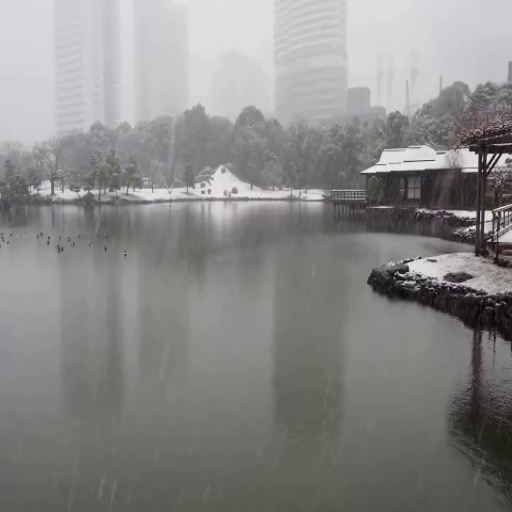
#> input picture Feature-Based-Approach/Feature-Based-Experiments/image 2/000002 copy.jpg, 512 x 512 px
$ jupyter execute Image_Stitching_2.ipynb   (shell and % lines are left out)
#> lines starting #> are read from the running program, lines starting #| are printed output that depends on the picture
[cell 1]
from random import randrange
import matplotlib.pyplot as plt
import numpy as np
import cv2
figsize = (10, 10)

[cell 2]
'''
rgb_l = cv2.cvtColor(cv2.imread('/content/drive/MyDrive/left.jpg'), cv2.COLOR_BGR2RGB)
gray_l = cv2.cvtColor(rgb_l, cv2.COLOR_RGB2GRAY)
rgb_r = cv2.cvtColor(cv2.imread("/content/drive/MyDrive/right.jpg"), cv2.COLOR_BGR2RGB)
gray_r = cv2.cvtColor(rgb_r, cv2.COLOR_RGB2GRAY)
'''


rgb_l = cv2.cvtColor(cv2.imread('000002 copy.jpg'), cv2.COLOR_BGR2RGB)
gray_l = cv2.cvtColor(rgb_l, cv2.COLOR_RGB2GRAY)
rgb_r = cv2.cvtColor(cv2.imread("000002 copy 2.jpg"), cv2.COLOR_BGR2RGB)
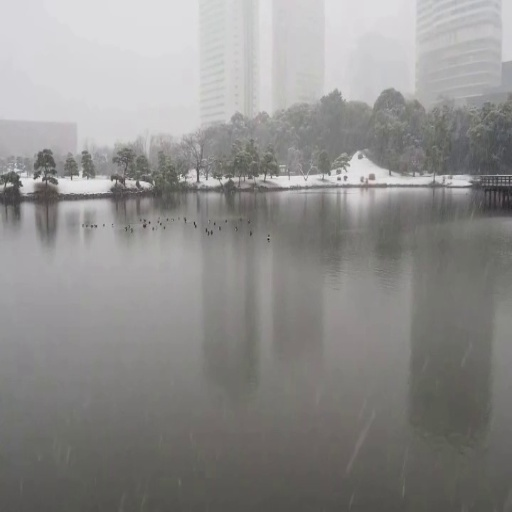
#> input picture Feature-Based-Approach/Feature-Based-Experiments/image 2/000002 copy 2.jpg, 512 x 512 px
gray_r = cv2.cvtColor(rgb_r, cv2.COLOR_RGB2GRAY)

[cell 3]
# use orb if sift is not installed
#feature_extractor = cv2.SIFT_create()
feature_extractor = cv2.xfeatures2d.SIFT_create()
# find the keypoints and descriptors with chosen feature_extractor
kp_l, desc_l = feature_extractor.detectAndCompute(gray_l, None)
#> kp_l = 604 keypoints; strongest (x, y, size): (489, 156, 3.7), (490, 240, 1.9), (469, 161, 13.7), (474, 227, 3)
kp_r, desc_r = feature_extractor.detectAndCompute(gray_r, None)
#> kp_r = 361 keypoints; strongest (x, y, size): (28, 184, 11.6), (9, 184, 3.5), (144, 184, 5), (345, 177, 2.6)

test = cv2.drawKeypoints(rgb_l, kp_l, None, flags=cv2.DRAW_MATCHES_FLAGS_DRAW_RICH_KEYPOINTS)
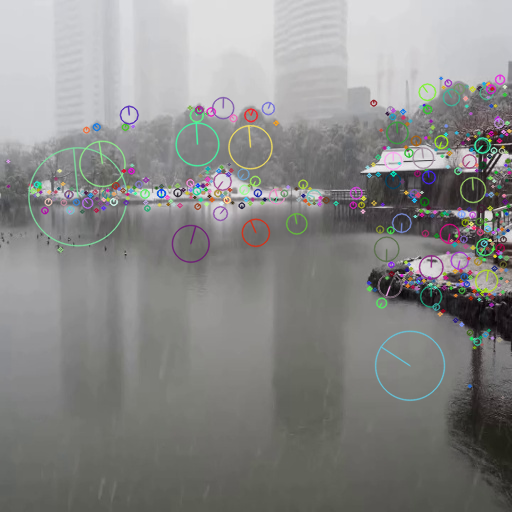
#> test: shape (512, 512, 3); mean R, G, B 137.1, 137, 135.7

plt.figure(figsize=figsize)
plt.imshow(test)
plt.title("keypoints")

[cell 4]
bf = cv2.BFMatcher()
matches = bf.knnMatch(desc_l, desc_r, k=2)
#> matches = 604 matches

# Apply ratio test
good_and_second_good_match_list = []
for m in matches:
    if m[0].distance/m[1].distance < 0.5:
        good_and_second_good_match_list.append(m)
#> after the loop, good_and_second_good_match_list = 88 matches
good_match_arr = np.asarray(good_and_second_good_match_list)[:,0]

# show only 30 matches
im_matches = cv2.drawMatchesKnn(rgb_l, kp_l, rgb_r, kp_r,
                                good_and_second_good_match_list[0:30], None, flags=cv2.DrawMatchesFlags_NOT_DRAW_SINGLE_POINTS)
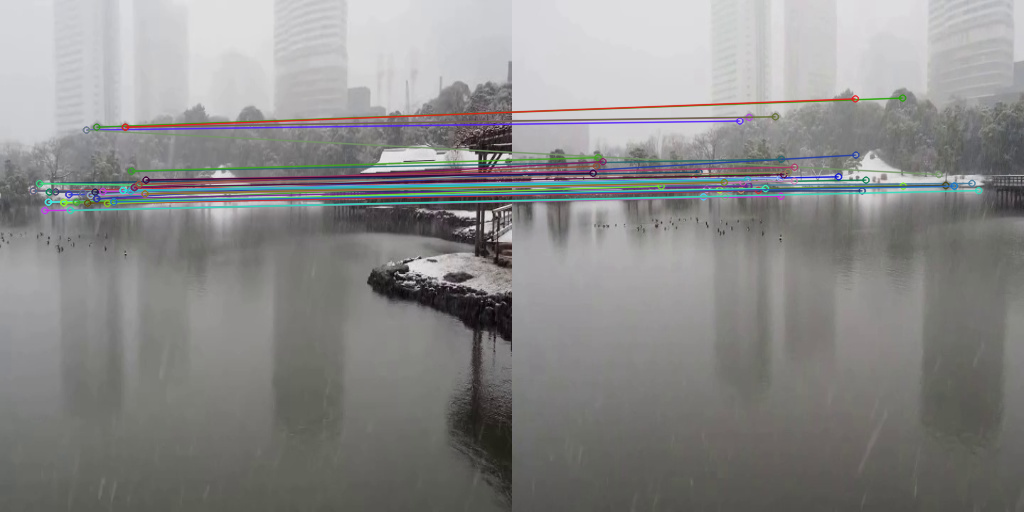
#> im_matches: shape (512, 1024, 3); mean R, G, B 138.2, 138, 137.1

plt.figure(figsize=(20, 20))
plt.imshow(im_matches)
plt.title("keypoints matches")
plt.show()

[cell 5]
good_kp_l = np.array([kp_l[m.queryIdx].pt for m in good_match_arr])
#> good_kp_l = 88 pairs, first value 32.68 to 325.7, second value 107.7 to 243.3
good_kp_r = np.array([kp_r[m.trainIdx].pt for m in good_match_arr])
#> good_kp_r = 88 pairs, first value 181.3 to 474.5, second value 89.03 to 230.9
H, masked = cv2.findHomography(good_kp_r, good_kp_l, cv2.RANSAC, 5.0)
#> H = [[1.35, -0.00676, -207.2], [0.15, 1.2, -29.48], [0.000723, -7.72e-05, 1]]; masked = 88 values from 1 to 1

print(H)
#| [[ 1.35223647e+00 -6.75916938e-03 -2.07162173e+02]
#|  [ 1.49574067e-01  1.20483024e+00 -2.94825801e+01]
#|  [ 7.22585588e-04 -7.71621185e-05  1.00000000e+00]]

[cell 6]
rgb_r_warped = cv2.warpPerspective(rgb_r, H, (rgb_l.shape[1] + rgb_r.shape[1], rgb_l.shape[0]))
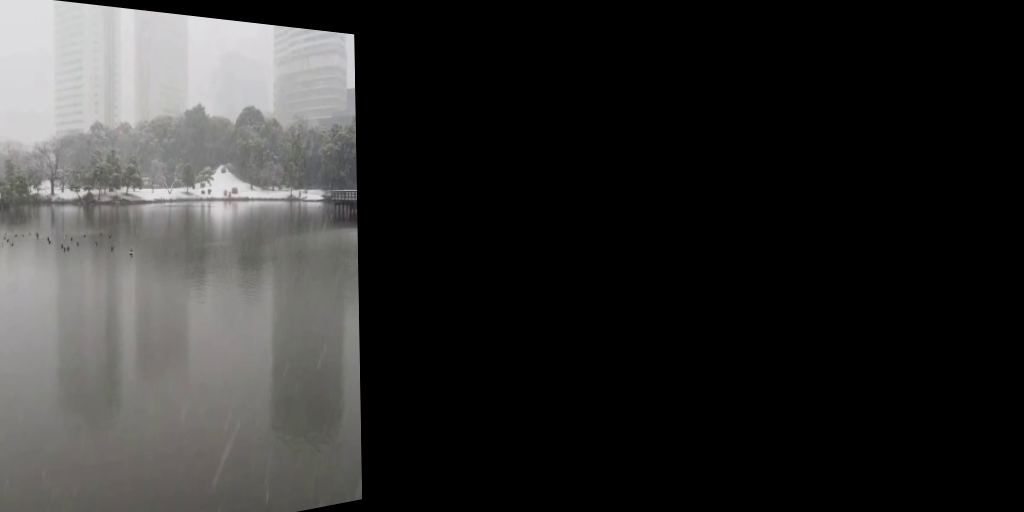
#> rgb_r_warped: shape (512, 1024, 3); mean R, G, B 47.7, 47.3, 46.6
rgb_r_warped[0:rgb_l.shape[0], 0:rgb_l.shape[1]] = rgb_l
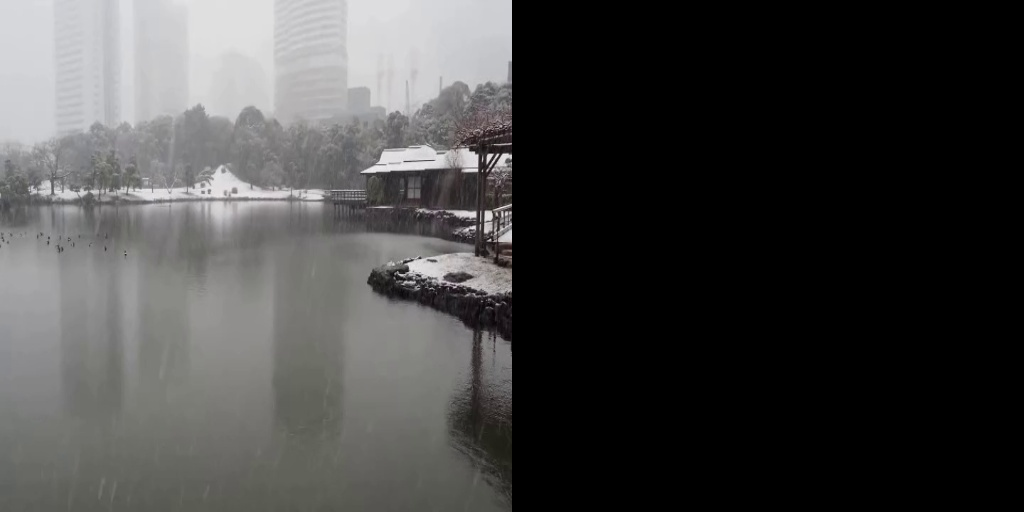
#> rgb_r_warped: shape (512, 1024, 3); mean R, G, B 68.5, 68.2, 67.8

plt.figure(figsize=figsize)
plt.imshow(rgb_r_warped)
plt.title("naive warping")
plt.show()

[cell 7]
def warpTwoImages(img1, img2, H):
    '''warp img2 to img1 with homograph H
    from: https://stackoverflow.com/questions/13063201/how-to-show-the-whole-image-when-using-opencv-warpperspective
    '''
    h1, w1 = img1.shape[:2]
#> h1 = 512; w1 = 512
    h2, w2 = img2.shape[:2]
#> h2 = 512; w2 = 512
    pts1 = np.float32([[0, 0], [0, h1], [w1, h1], [w1, 0]]).reshape(-1, 1, 2)
#> pts1 = [[0, 0], [0, 512], [512, 512], [512, 0]]
    pts2 = np.float32([[0, 0], [0, h2], [w2, h2], [w2, 0]]).reshape(-1, 1, 2)
#> pts2 = [[0, 0], [0, 512], [512, 512], [512, 0]]
    pts2_ = cv2.perspectiveTransform(pts2, H)
#> pts2_ = [[-207.2, -29.48], [-219.3, 611.6], [362.1, 499.1], [354.2, 34.38]]
    pts = np.concatenate((pts1, pts2_), axis=0)
#> pts = [[0, 0], [0, 512], [512, 512], [512, 0], [-207.2, -29.48], [-219.3, 611.6], [362.1, 499.1], [354.2, 34.38]]
    [xmin, ymin] = np.int32(pts.min(axis=0).ravel() - 0.5)
#> xmin = -219; ymin = -29
    [xmax, ymax] = np.int32(pts.max(axis=0).ravel() + 0.5)
#> xmax = 512; ymax = 612
    t = [-xmin, -ymin]
#> t = [219, 29]
    Ht = np.array([[1, 0, t[0]], [0, 1, t[1]], [0, 0, 1]])  # translate
#> Ht = [[1, 0, 219], [0, 1, 29], [0, 0, 1]]

    result = cv2.warpPerspective(img2, Ht@H, (xmax-xmin, ymax-ymin))
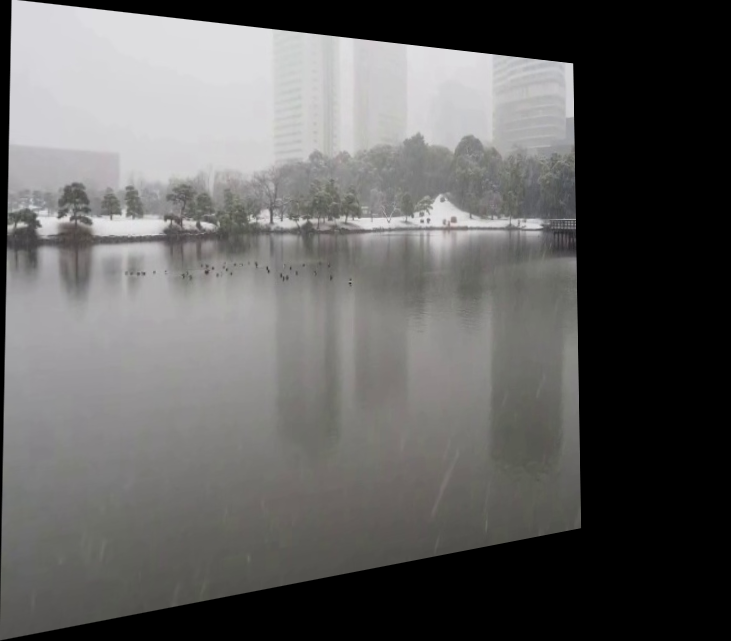
#> result: shape (641, 731, 3); mean R, G, B 97.5, 96.8, 96
    result[t[1]:h1+t[1], t[0]:w1+t[0]] = img1
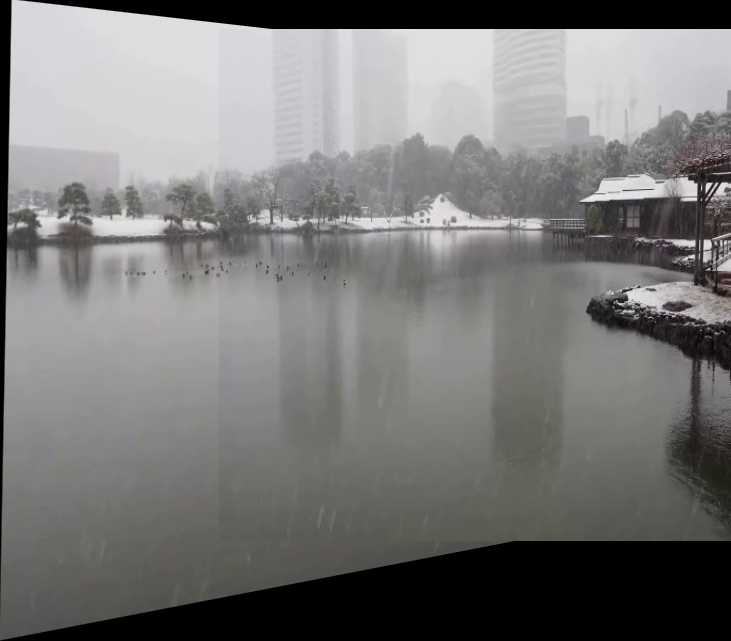
#> result: shape (641, 731, 3); mean R, G, B 120.8, 120.2, 119.7
    return result


result = warpTwoImages(rgb_l, rgb_r, H)

plt.figure(figsize=figsize)
plt.imshow(result)
plt.title("better warping")
plt.show()
